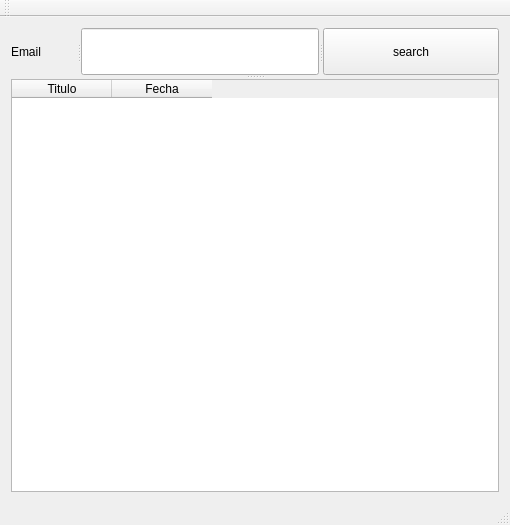
<?xml version="1.0" encoding="UTF-8"?>
<ui version="4.0">
 <class>MainWindow</class>
 <widget class="QMainWindow" name="MainWindow">
  <property name="geometry">
   <rect>
    <x>0</x>
    <y>0</y>
    <width>510</width>
    <height>525</height>
   </rect>
  </property>
  <property name="windowTitle">
   <string>MainWindow</string>
  </property>
  <widget class="QWidget" name="centralWidget">
   <layout class="QGridLayout" name="gridLayout">
    <item row="0" column="0">
     <widget class="QSplitter" name="splitter_2">
      <property name="orientation">
       <enum>Qt::Vertical</enum>
      </property>
      <widget class="QSplitter" name="splitter">
       <property name="orientation">
        <enum>Qt::Horizontal</enum>
       </property>
       <widget class="QLabel" name="label">
        <property name="text">
         <string>Email</string>
        </property>
       </widget>
       <widget class="QLineEdit" name="txt_pattern"/>
       <widget class="QPushButton" name="btn_search">
        <property name="text">
         <string>search</string>
        </property>
       </widget>
      </widget>
      <widget class="QTableWidget" name="tableWidget">
       <column>
        <property name="text">
         <string>Titulo</string>
        </property>
       </column>
       <column>
        <property name="text">
         <string>Fecha</string>
        </property>
       </column>
      </widget>
     </widget>
    </item>
   </layout>
  </widget>
  <widget class="QMenuBar" name="menuBar">
   <property name="geometry">
    <rect>
     <x>0</x>
     <y>0</y>
     <width>510</width>
     <height>22</height>
    </rect>
   </property>
  </widget>
  <widget class="QToolBar" name="mainToolBar">
   <attribute name="toolBarArea">
    <enum>TopToolBarArea</enum>
   </attribute>
   <attribute name="toolBarBreak">
    <bool>false</bool>
   </attribute>
  </widget>
  <widget class="QStatusBar" name="statusBar"/>
 </widget>
 <layoutdefault spacing="6" margin="11"/>
 <resources/>
 <connections/>
</ui>
